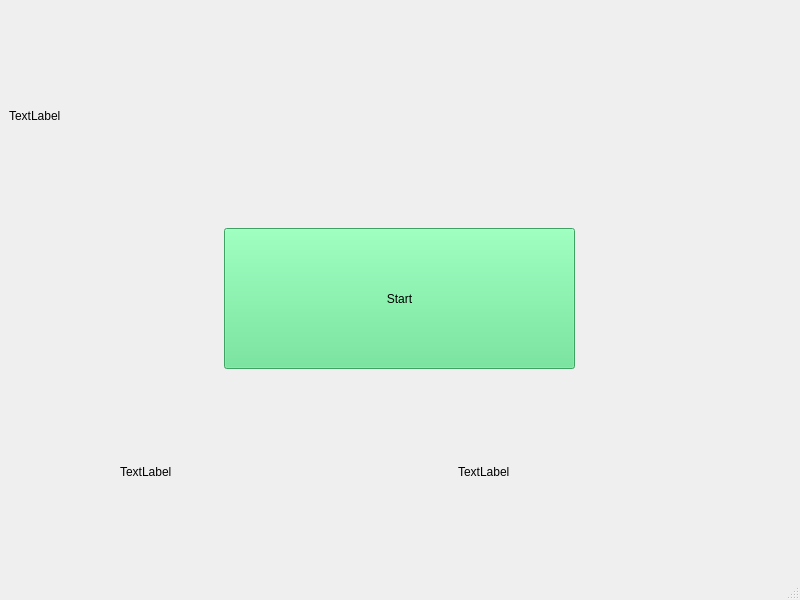
<?xml version="1.0" encoding="UTF-8"?>
<ui version="4.0">
 <class>StartWindow</class>
 <widget class="QMainWindow" name="StartWindow">
  <property name="geometry">
   <rect>
    <x>0</x>
    <y>0</y>
    <width>800</width>
    <height>600</height>
   </rect>
  </property>
  <property name="windowTitle">
   <string>StartWindow</string>
  </property>
  <widget class="QWidget" name="centralwidget">
   <layout class="QVBoxLayout" name="verticalLayout_4">
    <item>
     <layout class="QGridLayout" name="gridLayout_2">
      <item row="0" column="0">
       <layout class="QHBoxLayout" name="horizontalLayout_9">
        <item>
         <widget class="QLabel" name="terraCropLabel">
          <property name="sizePolicy">
           <sizepolicy hsizetype="Minimum" vsizetype="Minimum">
            <horstretch>0</horstretch>
            <verstretch>0</verstretch>
           </sizepolicy>
          </property>
          <property name="minimumSize">
           <size>
            <width>171</width>
            <height>101</height>
           </size>
          </property>
          <property name="maximumSize">
           <size>
            <width>171</width>
            <height>101</height>
           </size>
          </property>
          <property name="text">
           <string>TextLabel</string>
          </property>
         </widget>
        </item>
        <item>
         <spacer name="horizontalSpacer">
          <property name="orientation">
           <enum>Qt::Horizontal</enum>
          </property>
          <property name="sizeType">
           <enum>QSizePolicy::Expanding</enum>
          </property>
          <property name="sizeHint" stdset="0">
           <size>
            <width>40</width>
            <height>20</height>
           </size>
          </property>
         </spacer>
        </item>
       </layout>
      </item>
     </layout>
    </item>
    <item>
     <layout class="QHBoxLayout" name="horizontalLayout_10">
      <item>
       <widget class="QPushButton" name="startButton">
        <property name="sizePolicy">
         <sizepolicy hsizetype="Expanding" vsizetype="Expanding">
          <horstretch>0</horstretch>
          <verstretch>0</verstretch>
         </sizepolicy>
        </property>
        <property name="minimumSize">
         <size>
          <width>351</width>
          <height>141</height>
         </size>
        </property>
        <property name="maximumSize">
         <size>
          <width>351</width>
          <height>141</height>
         </size>
        </property>
        <property name="palette">
         <palette>
          <active>
           <colorrole role="WindowText">
            <brush brushstyle="SolidPattern">
             <color alpha="255">
              <red>0</red>
              <green>0</green>
              <blue>0</blue>
             </color>
            </brush>
           </colorrole>
           <colorrole role="Button">
            <brush brushstyle="SolidPattern">
             <color alpha="255">
              <red>87</red>
              <green>227</green>
              <blue>137</blue>
             </color>
            </brush>
           </colorrole>
           <colorrole role="Light">
            <brush brushstyle="SolidPattern">
             <color alpha="255">
              <red>183</red>
              <green>255</green>
              <blue>209</blue>
             </color>
            </brush>
           </colorrole>
           <colorrole role="Midlight">
            <brush brushstyle="SolidPattern">
             <color alpha="255">
              <red>135</red>
              <green>241</green>
              <blue>173</blue>
             </color>
            </brush>
           </colorrole>
           <colorrole role="Dark">
            <brush brushstyle="SolidPattern">
             <color alpha="255">
              <red>43</red>
              <green>113</green>
              <blue>69</blue>
             </color>
            </brush>
           </colorrole>
           <colorrole role="Mid">
            <brush brushstyle="SolidPattern">
             <color alpha="255">
              <red>58</red>
              <green>151</green>
              <blue>91</blue>
             </color>
            </brush>
           </colorrole>
           <colorrole role="Text">
            <brush brushstyle="SolidPattern">
             <color alpha="255">
              <red>0</red>
              <green>0</green>
              <blue>0</blue>
             </color>
            </brush>
           </colorrole>
           <colorrole role="BrightText">
            <brush brushstyle="SolidPattern">
             <color alpha="255">
              <red>255</red>
              <green>255</green>
              <blue>255</blue>
             </color>
            </brush>
           </colorrole>
           <colorrole role="ButtonText">
            <brush brushstyle="SolidPattern">
             <color alpha="255">
              <red>0</red>
              <green>0</green>
              <blue>0</blue>
             </color>
            </brush>
           </colorrole>
           <colorrole role="Base">
            <brush brushstyle="SolidPattern">
             <color alpha="255">
              <red>255</red>
              <green>255</green>
              <blue>255</blue>
             </color>
            </brush>
           </colorrole>
           <colorrole role="Window">
            <brush brushstyle="SolidPattern">
             <color alpha="255">
              <red>87</red>
              <green>227</green>
              <blue>137</blue>
             </color>
            </brush>
           </colorrole>
           <colorrole role="Shadow">
            <brush brushstyle="SolidPattern">
             <color alpha="255">
              <red>0</red>
              <green>0</green>
              <blue>0</blue>
             </color>
            </brush>
           </colorrole>
           <colorrole role="AlternateBase">
            <brush brushstyle="SolidPattern">
             <color alpha="255">
              <red>171</red>
              <green>241</green>
              <blue>196</blue>
             </color>
            </brush>
           </colorrole>
           <colorrole role="ToolTipBase">
            <brush brushstyle="SolidPattern">
             <color alpha="255">
              <red>255</red>
              <green>255</green>
              <blue>220</blue>
             </color>
            </brush>
           </colorrole>
           <colorrole role="ToolTipText">
            <brush brushstyle="SolidPattern">
             <color alpha="255">
              <red>0</red>
              <green>0</green>
              <blue>0</blue>
             </color>
            </brush>
           </colorrole>
           <colorrole role="PlaceholderText">
            <brush brushstyle="SolidPattern">
             <color alpha="128">
              <red>0</red>
              <green>0</green>
              <blue>0</blue>
             </color>
            </brush>
           </colorrole>
          </active>
          <inactive>
           <colorrole role="WindowText">
            <brush brushstyle="SolidPattern">
             <color alpha="255">
              <red>0</red>
              <green>0</green>
              <blue>0</blue>
             </color>
            </brush>
           </colorrole>
           <colorrole role="Button">
            <brush brushstyle="SolidPattern">
             <color alpha="255">
              <red>87</red>
              <green>227</green>
              <blue>137</blue>
             </color>
            </brush>
           </colorrole>
           <colorrole role="Light">
            <brush brushstyle="SolidPattern">
             <color alpha="255">
              <red>183</red>
              <green>255</green>
              <blue>209</blue>
             </color>
            </brush>
           </colorrole>
           <colorrole role="Midlight">
            <brush brushstyle="SolidPattern">
             <color alpha="255">
              <red>135</red>
              <green>241</green>
              <blue>173</blue>
             </color>
            </brush>
           </colorrole>
           <colorrole role="Dark">
            <brush brushstyle="SolidPattern">
             <color alpha="255">
              <red>43</red>
              <green>113</green>
              <blue>69</blue>
             </color>
            </brush>
           </colorrole>
           <colorrole role="Mid">
            <brush brushstyle="SolidPattern">
             <color alpha="255">
              <red>58</red>
              <green>151</green>
              <blue>91</blue>
             </color>
            </brush>
           </colorrole>
           <colorrole role="Text">
            <brush brushstyle="SolidPattern">
             <color alpha="255">
              <red>0</red>
              <green>0</green>
              <blue>0</blue>
             </color>
            </brush>
           </colorrole>
           <colorrole role="BrightText">
            <brush brushstyle="SolidPattern">
             <color alpha="255">
              <red>255</red>
              <green>255</green>
              <blue>255</blue>
             </color>
            </brush>
           </colorrole>
           <colorrole role="ButtonText">
            <brush brushstyle="SolidPattern">
             <color alpha="255">
              <red>0</red>
              <green>0</green>
              <blue>0</blue>
             </color>
            </brush>
           </colorrole>
           <colorrole role="Base">
            <brush brushstyle="SolidPattern">
             <color alpha="255">
              <red>255</red>
              <green>255</green>
              <blue>255</blue>
             </color>
            </brush>
           </colorrole>
           <colorrole role="Window">
            <brush brushstyle="SolidPattern">
             <color alpha="255">
              <red>87</red>
              <green>227</green>
              <blue>137</blue>
             </color>
            </brush>
           </colorrole>
           <colorrole role="Shadow">
            <brush brushstyle="SolidPattern">
             <color alpha="255">
              <red>0</red>
              <green>0</green>
              <blue>0</blue>
             </color>
            </brush>
           </colorrole>
           <colorrole role="AlternateBase">
            <brush brushstyle="SolidPattern">
             <color alpha="255">
              <red>171</red>
              <green>241</green>
              <blue>196</blue>
             </color>
            </brush>
           </colorrole>
           <colorrole role="ToolTipBase">
            <brush brushstyle="SolidPattern">
             <color alpha="255">
              <red>255</red>
              <green>255</green>
              <blue>220</blue>
             </color>
            </brush>
           </colorrole>
           <colorrole role="ToolTipText">
            <brush brushstyle="SolidPattern">
             <color alpha="255">
              <red>0</red>
              <green>0</green>
              <blue>0</blue>
             </color>
            </brush>
           </colorrole>
           <colorrole role="PlaceholderText">
            <brush brushstyle="SolidPattern">
             <color alpha="128">
              <red>0</red>
              <green>0</green>
              <blue>0</blue>
             </color>
            </brush>
           </colorrole>
          </inactive>
          <disabled>
           <colorrole role="WindowText">
            <brush brushstyle="SolidPattern">
             <color alpha="255">
              <red>43</red>
              <green>113</green>
              <blue>69</blue>
             </color>
            </brush>
           </colorrole>
           <colorrole role="Button">
            <brush brushstyle="SolidPattern">
             <color alpha="255">
              <red>87</red>
              <green>227</green>
              <blue>137</blue>
             </color>
            </brush>
           </colorrole>
           <colorrole role="Light">
            <brush brushstyle="SolidPattern">
             <color alpha="255">
              <red>183</red>
              <green>255</green>
              <blue>209</blue>
             </color>
            </brush>
           </colorrole>
           <colorrole role="Midlight">
            <brush brushstyle="SolidPattern">
             <color alpha="255">
              <red>135</red>
              <green>241</green>
              <blue>173</blue>
             </color>
            </brush>
           </colorrole>
           <colorrole role="Dark">
            <brush brushstyle="SolidPattern">
             <color alpha="255">
              <red>43</red>
              <green>113</green>
              <blue>69</blue>
             </color>
            </brush>
           </colorrole>
           <colorrole role="Mid">
            <brush brushstyle="SolidPattern">
             <color alpha="255">
              <red>58</red>
              <green>151</green>
              <blue>91</blue>
             </color>
            </brush>
           </colorrole>
           <colorrole role="Text">
            <brush brushstyle="SolidPattern">
             <color alpha="255">
              <red>43</red>
              <green>113</green>
              <blue>69</blue>
             </color>
            </brush>
           </colorrole>
           <colorrole role="BrightText">
            <brush brushstyle="SolidPattern">
             <color alpha="255">
              <red>255</red>
              <green>255</green>
              <blue>255</blue>
             </color>
            </brush>
           </colorrole>
           <colorrole role="ButtonText">
            <brush brushstyle="SolidPattern">
             <color alpha="255">
              <red>43</red>
              <green>113</green>
              <blue>69</blue>
             </color>
            </brush>
           </colorrole>
           <colorrole role="Base">
            <brush brushstyle="SolidPattern">
             <color alpha="255">
              <red>87</red>
              <green>227</green>
              <blue>137</blue>
             </color>
            </brush>
           </colorrole>
           <colorrole role="Window">
            <brush brushstyle="SolidPattern">
             <color alpha="255">
              <red>87</red>
              <green>227</green>
              <blue>137</blue>
             </color>
            </brush>
           </colorrole>
           <colorrole role="Shadow">
            <brush brushstyle="SolidPattern">
             <color alpha="255">
              <red>0</red>
              <green>0</green>
              <blue>0</blue>
             </color>
            </brush>
           </colorrole>
           <colorrole role="AlternateBase">
            <brush brushstyle="SolidPattern">
             <color alpha="255">
              <red>87</red>
              <green>227</green>
              <blue>137</blue>
             </color>
            </brush>
           </colorrole>
           <colorrole role="ToolTipBase">
            <brush brushstyle="SolidPattern">
             <color alpha="255">
              <red>255</red>
              <green>255</green>
              <blue>220</blue>
             </color>
            </brush>
           </colorrole>
           <colorrole role="ToolTipText">
            <brush brushstyle="SolidPattern">
             <color alpha="255">
              <red>0</red>
              <green>0</green>
              <blue>0</blue>
             </color>
            </brush>
           </colorrole>
           <colorrole role="PlaceholderText">
            <brush brushstyle="SolidPattern">
             <color alpha="128">
              <red>0</red>
              <green>0</green>
              <blue>0</blue>
             </color>
            </brush>
           </colorrole>
          </disabled>
         </palette>
        </property>
        <property name="text">
         <string>Start</string>
        </property>
       </widget>
      </item>
     </layout>
    </item>
    <item>
     <layout class="QHBoxLayout" name="horizontalLayout_11">
      <item>
       <widget class="QLabel" name="tuDelftLabel">
        <property name="sizePolicy">
         <sizepolicy hsizetype="Minimum" vsizetype="Minimum">
          <horstretch>0</horstretch>
          <verstretch>0</verstretch>
         </sizepolicy>
        </property>
        <property name="minimumSize">
         <size>
          <width>221</width>
          <height>81</height>
         </size>
        </property>
        <property name="maximumSize">
         <size>
          <width>221</width>
          <height>81</height>
         </size>
        </property>
        <property name="text">
         <string>TextLabel</string>
        </property>
       </widget>
      </item>
      <item>
       <widget class="QLabel" name="mdpLabel">
        <property name="sizePolicy">
         <sizepolicy hsizetype="Minimum" vsizetype="Minimum">
          <horstretch>0</horstretch>
          <verstretch>0</verstretch>
         </sizepolicy>
        </property>
        <property name="minimumSize">
         <size>
          <width>221</width>
          <height>81</height>
         </size>
        </property>
        <property name="maximumSize">
         <size>
          <width>221</width>
          <height>81</height>
         </size>
        </property>
        <property name="text">
         <string>TextLabel</string>
        </property>
       </widget>
      </item>
     </layout>
    </item>
   </layout>
  </widget>
  <widget class="QMenuBar" name="menubar">
   <property name="geometry">
    <rect>
     <x>0</x>
     <y>0</y>
     <width>800</width>
     <height>22</height>
    </rect>
   </property>
  </widget>
  <widget class="QStatusBar" name="statusbar"/>
 </widget>
 <resources/>
 <connections/>
</ui>
